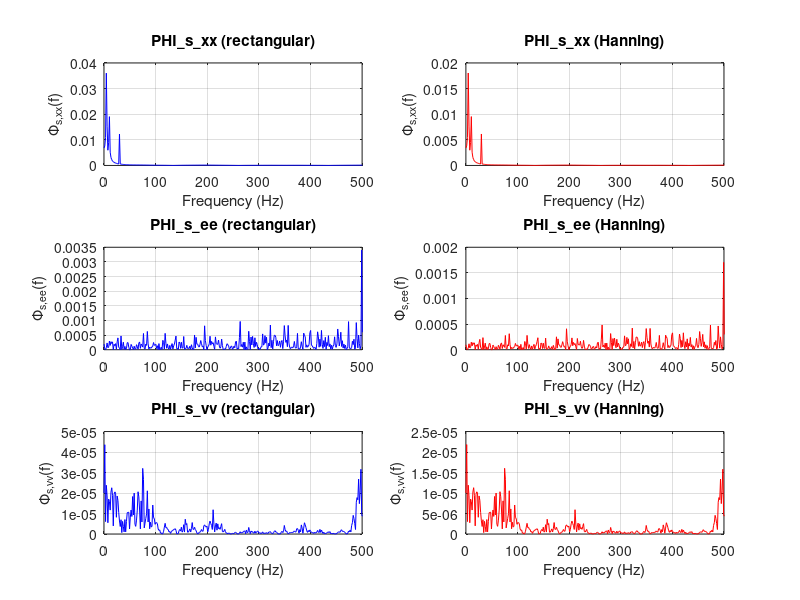

Recreate this plot in MATLAB. (Note: this script raises an error after producing the figure.)
%% Sekcja 5: Metoda korelogramowa (okno Hanninga, Mw=N/5)
rng(77,'twister'); % stałe ziarno generatora liczb losowych
Tp = 0.001;
N=2000;
Mw = round(N/6);  % Mw=400 próbek
N = 2*Mw+1;
tau = (-Mw) : Mw;
n = 0:N-1;
sigma = 0.8;
x = sin(2*pi*5*n*Tp) + 0.5*sin(2*pi*10*n*Tp) + 0.25*sin(2*pi*30*n*Tp);
e = sigma * randn(1,N);
H = tf([0.1], [1, -0.9], Tp);
v = lsim(H, e, n*Tp)';
% DLA porównania z mniejszym okneml modyfikujemy Mw

x_DFT = Tp * fft(x);
e_DFT = Tp * fft(e);
v_DFT = Tp * fft(v);
% rectangle window (rectangular/boxcar) of length Mw (centered on 0..2*Mw)
% w_p should be length 2*Mw+1 to match rxx indexing (which is 2*Mw+1)
%w_p = ones(1, 2*Mw+1);  % prostokątne okno o wartości 1
w_p = zeros(2*Mw+1, 1);
for i = 1 : 2*Mw+1
    %tau_i = i - Mw;
    %if abs(tau_i) <= Mw
    w_p(i) = 1;  % długość 2*Mw+1
    %end
end
%w_p = ones(size(tau)); 

% autocorrelation 
rxx = xcorr(x, x, Mw, 'biased');  % długość 2*Mw+1, odpowiada indeksom -Mw: Mw
ree = xcorr(e, e, Mw, 'biased');
rvv = xcorr(v, v, Mw, 'biased');

corr_x = rxx;  
corr_e = ree; 
corr_v = rvv; 

PHI_s_xx_p = Tp * sum(w_p .* corr_x .* x_DFT);
PHI_s_ee_p = Tp * sum(w_p .* corr_e .* e_DFT);
PHI_s_vv_p = Tp * sum(w_p .* corr_v .* v_DFT);

% Hanning window (okno Hanninga) of length 2*Mw+1, 
w_h = zeros(N, 1);
for i = 1 : 2*Mw+1
    %tau_i = i - Mw;
    %if abs(tau_i) <= Mw
    w_h(i) = 0.5 * (1 + cos(pi*i/Mw)); %tau_i/Mw));  % długość 2*Mw+1
    %end
end

PHI_s_xx_h = Tp * sum(w_h .* corr_x .* x_DFT); % 3 sinusy
PHI_s_ee_h = Tp * sum(w_h .* corr_e .* e_DFT); % szum biały
PHI_s_vv_h = Tp * sum(w_h .* corr_v .* v_DFT); % szum kolorowy
%%
k = -Mw:Mw;  % przesunizenia τ
lags = k;

figure;

% Convert DFT frequency bins to Hz
fs = 1/Tp;
f = (0:N-1)*(fs/N);

% Plot PHI_s_xx_h (rectangular vs Hanning)
subplot(3,2,1);
plot(f, abs(PHI_s_xx_p), 'b-');
xlim([0 fs/2]); title('PHI\_s\_xx (rectangular)');
xlabel('Frequency (Hz)'); ylabel('\Phi_{s,xx}(f)'); grid on;

subplot(3,2,2);
plot(f, abs(PHI_s_xx_h), 'r-');
xlim([0 fs/2]); title('PHI\_s\_xx (Hanning)');
xlabel('Frequency (Hz)'); ylabel('\Phi_{s,xx}(f)'); grid on;

% Plot PHI_s_ee_h (rectangular vs Hanning)
subplot(3,2,3);
plot(f, abs(PHI_s_ee_p), 'b-');
xlim([0 fs/2]); title('PHI\_s\_ee (rectangular)');
xlabel('Frequency (Hz)'); ylabel('\Phi_{s,ee}(f)'); grid on;

subplot(3,2,4);
plot(f, abs(PHI_s_ee_h), 'r-');
xlim([0 fs/2]); title('PHI\_s\_ee (Hanning)');
xlabel('Frequency (Hz)'); ylabel('\Phi_{s,ee}(f)'); grid on;

% Plot PHI_s_vv_h (rectangular vs Hanning)
subplot(3,2,5);
plot(f, abs(PHI_s_vv_p), 'b-');
xlim([0 fs/2]); title('PHI\_s\_vv (rectangular)');
xlabel('Frequency (Hz)'); ylabel('\Phi_{s,vv}(f)'); grid on;

subplot(3,2,6);
plot(f, abs(PHI_s_vv_h), 'r-');
xlim([0 fs/2]); title('PHI\_s\_vv (Hanning)');
xlabel('Frequency (Hz)'); ylabel('\Phi_{s,vv}(f)'); grid on;

sgtitle('Porównanie PSD: prostokątne (niebieski) vs Hanning (czerwony)');
